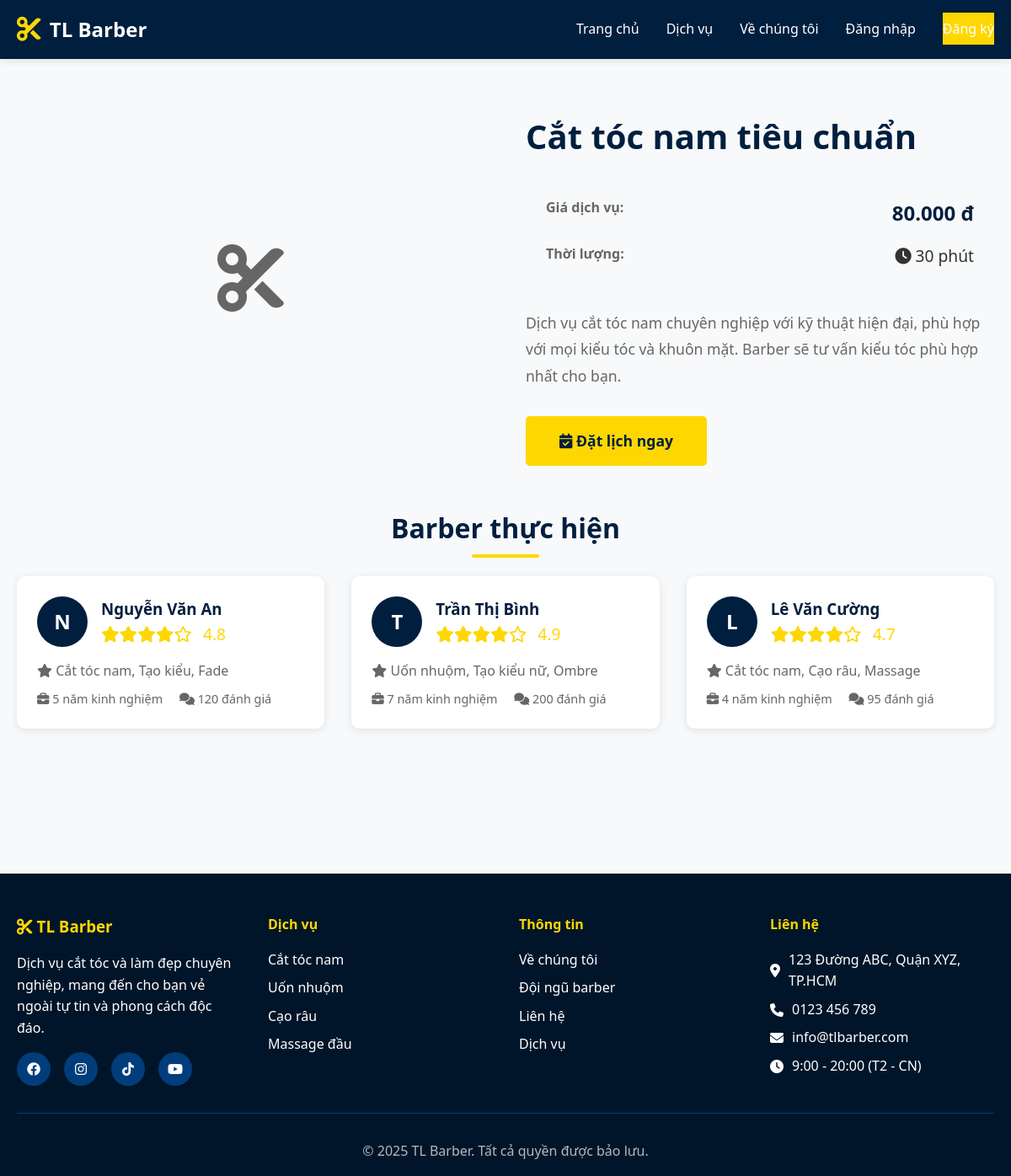
/pages/service-detail.php?id=1, run on the app's committed database.
### tables this page shows
CREATE TABLE IF NOT EXISTS services (
    id INT AUTO_INCREMENT PRIMARY KEY,
    name VARCHAR(100) NOT NULL,
    description TEXT,
    price DECIMAL(10, 2) NOT NULL,
    duration INT NOT NULL COMMENT 'Duration in minutes',
    image VARCHAR(255) DEFAULT NULL,
    is_featured BOOLEAN DEFAULT FALSE,
    created_at TIMESTAMP DEFAULT CURRENT_TIMESTAMP,
    updated_at TIMESTAMP DEFAULT CURRENT_TIMESTAMP ON UPDATE CURRENT_TIMESTAMP
);

CREATE TABLE IF NOT EXISTS barbers (
    id INT AUTO_INCREMENT PRIMARY KEY,
    user_id INT NOT NULL,
    specialization TEXT,
    experience_years INT DEFAULT 0,
    rating DECIMAL(3, 2) DEFAULT 0.00,
    total_reviews INT DEFAULT 0,
    is_available BOOLEAN DEFAULT TRUE,
    FOREIGN KEY (user_id) REFERENCES users(id) ON DELETE CASCADE
);

CREATE TABLE IF NOT EXISTS users (
    id INT AUTO_INCREMENT PRIMARY KEY,
    full_name VARCHAR(100) NOT NULL,
    email VARCHAR(100) UNIQUE NOT NULL,
    phone VARCHAR(20),
    password VARCHAR(255) NOT NULL,
    role ENUM('customer', 'barber', 'admin') DEFAULT 'customer',
    avatar VARCHAR(255) DEFAULT NULL,
    created_at TIMESTAMP DEFAULT CURRENT_TIMESTAMP,
    updated_at TIMESTAMP DEFAULT CURRENT_TIMESTAMP ON UPDATE CURRENT_TIMESTAMP
);

### config/config.php (called while the page is built, shortened)
<?php
function formatPrice($price) {
    return number_format($price, 0, ',', '.') . ' đ';
}
?>

### pages/service-detail.php (the view, shortened to what this page needs)
<?php
require_once __DIR__ . '/../includes/header.php';
$service_id = $_GET['id'] ?? 0;
$pdo = getDBConnection();
$stmt = $pdo->prepare("SELECT * FROM services WHERE id = ?");
$stmt->execute([$service_id]);
$service = $stmt->fetch();
$stmt = $pdo->prepare("
    SELECT b.*, u.full_name, u.phone
    FROM barbers b
    JOIN users u ON b.user_id = u.id
    JOIN service_barber sb ON b.id = sb.barber_id
    WHERE sb.service_id = ? AND b.is_available = 1
");
$stmt->execute([$service_id]);
$barbers = $stmt->fetchAll();
?>
<section class="section">
    <div class="container">
        <div style="display: grid; grid-template-columns: 1fr 1fr; gap: 3rem; margin-bottom: 3rem;">
            <div>
                <div class="card-img" style="height: 400px;">
                    <i class="fas fa-cut" style="font-size: 5rem;"></i>
                </div>
            </div>
            <div>
                <h1 style="font-size: 2.5rem; color: var(--primary-color); margin-bottom: 1rem;">
                    <?php echo htmlspecialchars($service['name']); ?>
                </h1>
                <div style="background: var(--bg-light); padding: 1.5rem; border-radius: 10px; margin-bottom: 1.5rem;">
                    <div style="display: flex; justify-content: space-between; margin-bottom: 1rem;">
                        <strong style="color: var(--text-light);">Giá dịch vụ:</strong>
                        <span style="font-size: 1.5rem; font-weight: bold; color: var(--primary-color);">
                            <?php echo formatPrice($service['price']); ?>
                        </span>
                    </div>
                    <div style="display: flex; justify-content: space-between;">
                        <strong style="color: var(--text-light);">Thời lượng:</strong>
                        <span style="font-size: 1.2rem;">
                            <i class="fas fa-clock"></i> <?php echo $service['duration']; ?> phút
                        </span>
                    </div>
                </div>
                <p style="color: var(--text-light); line-height: 1.8; margin-bottom: 2rem; font-size: 1.1rem;">
                    <?php echo nl2br(htmlspecialchars($service['description'])); ?>
                </p>
                <a href="<?php echo BASE_URL; ?>pages/booking.php?service_id=<?php echo $service['id']; ?>"
                   class="btn btn-primary" style="font-size: 1.1rem; padding: 15px 40px;">
                    <i class="fas fa-calendar-check"></i> Đặt lịch ngay
                </a>
            </div>
        </div>
        <div style="margin-bottom: 3rem;">
            <h2 class="section-title" style="font-size: 2rem; margin-bottom: 2rem;">Barber thực hiện</h2>
            <?php if (!empty($barbers)): ?>
                <div class="services-grid">
                    <?php foreach ($barbers as $barber): ?>
                        <div class="card">
                            <div class="card-body">
                                <div style="display: flex; align-items: center; gap: 1rem; margin-bottom: 1rem;">
                                    <div class="review-avatar" style="width: 60px; height: 60px; font-size: 1.5rem;">
                                        <?php echo strtoupper(substr($barber['full_name'], 0, 1)); ?>
                                    </div>
                                    <div>
                                        <h3 style="margin: 0; color: var(--primary-color);"><?php echo htmlspecialchars($barber['full_name']); ?></h3>
                                        <div class="review-rating">
                                            <?php
                                            $barber_rating = round($barber['rating'], 1);
                                            for ($i = 1; $i <= 5; $i++) {
                                                if ($i <= floor($barber_rating)) {
                                                    echo '<i class="fas fa-star"></i>';
                                                } else {
                                                    echo '<i class="far fa-star"></i>';
                                                }
                                            }
                                            ?>
                                            <span style="margin-left: 0.5rem;"><?php echo $barber_rating; ?></span>
                                        </div>
                                    </div>
                                </div>
                                <?php if ($barber['specialization']): ?>
                                    <p style="color: var(--text-light); margin-bottom: 0.5rem;">
                                        <i class="fas fa-star"></i> <?php echo htmlspecialchars($barber['specialization']); ?>
                                    </p>
                                <?php endif; ?>
                                <p style="color: var(--text-light); font-size: 0.9rem;">
                                    <i class="fas fa-briefcase"></i> <?php echo $barber['experience_years']; ?> năm kinh nghiệm
                                    <span style="margin-left: 1rem;">
                                        <i class="fas fa-comments"></i> <?php echo $barber['total_reviews']; ?> đánh giá
                                    </span>
                                </p>
                            </div>
                        </div>
                    <?php endforeach; ?>
                </div>
            <?php else: ?>
                <p style="text-align: center; color: var(--text-light); padding: 2rem;">
                    Hiện chưa có barber nào cho dịch vụ này
                </p>
            <?php endif; ?>
        </div>
    </div>
</section>
<?php require_once __DIR__ . '/../includes/footer.php'; ?>

### assets/css/style.css (style rules this page uses)
:root { --primary-color: #001f3f; --primary-dark: #001529; --primary-light: #003d7a; --secondary-color: #ffd700; --accent-color: #0074d9; --text-dark: #333333; --text-light: #666666; --bg-light: #f8f9fa; --bg-white: #ffffff; --border-color: #e0e0e0; --success-color: #28a745; --danger-color: #dc3545; --warning-color: #ffc107; --shadow: 0 2px 10px rgba(0, 0, 0, 0.1); --shadow-lg: 0 5px 20px rgba(0, 0, 0, 0.15); }
* { margin: 0; padding: 0; box-sizing: border-box; }
body { font-family: 'Segoe UI', Tahoma, Geneva, Verdana, sans-serif; color: var(--text-dark); line-height: 1.6; background-color: var(--bg-light); }
.container { max-width: 1200px; margin: 0 auto; padding: 0 20px; }
.btn { display: inline-block; padding: 12px 30px; border: none; border-radius: 5px; font-size: 1rem; font-weight: 600; text-decoration: none; cursor: pointer; transition: all 0.3s; text-align: center; }
.btn-primary { background: var(--secondary-color); color: var(--primary-color); }
.card { background: var(--bg-white); border-radius: 10px; box-shadow: var(--shadow); overflow: hidden; transition: transform 0.3s, box-shadow 0.3s; }
.card-img { width: 100%; height: 200px; object-fit: cover; background: var(--bg-light); display: flex; align-items: center; justify-content: center; color: var(--text-light); font-size: 3rem; }
.card-body { padding: 1.5rem; }
.services-grid { display: grid; grid-template-columns: repeat(auto-fill, minmax(300px, 1fr)); gap: 2rem; margin: 2rem 0; }
.section { padding: 60px 0; }
.section-title { text-align: center; font-size: 2.5rem; color: var(--primary-color); margin-bottom: 3rem; position: relative; }
.section-title::after { content: ''; position: absolute; bottom: -10px; left: 50%; transform: translateX(-50%); width: 80px; height: 4px; background: var(--secondary-color); border-radius: 2px; }
.review-avatar { width: 50px; height: 50px; border-radius: 50%; background: var(--primary-color); display: flex; align-items: center; justify-content: center; color: white; font-weight: bold; }
.review-rating { color: var(--secondary-color); font-size: 1.2rem; }

### data on the page
services: name "Cắt tóc nam tiêu chuẩn", price "80.000 đ", duration "30", description "Dịch vụ cắt tóc nam chuyên nghiệp với kỹ thuật hiện đại, phù hợp với mọi kiểu tóc và khuôn mặt. Barber sẽ tư vấn kiểu tóc phù hợp nhất cho bạn."
barbers: user.full_name "N", user.full_name "Nguyễn Văn An", rating "4.8", specialization "Cắt tóc nam, Tạo kiểu, Fade", experience_years "5", total_reviews "120"
barbers: user.full_name "T", user.full_name "Trần Thị Bình", rating "4.9", specialization "Uốn nhuộm, Tạo kiểu nữ, Ombre", experience_years "7", total_reviews "200"
barbers: user.full_name "L", user.full_name "Lê Văn Cường", rating "4.7", specialization "Cắt tóc nam, Cạo râu, Massage", experience_years "4", total_reviews "95"

### other printed values
SITE_NAME "TL Barber"
